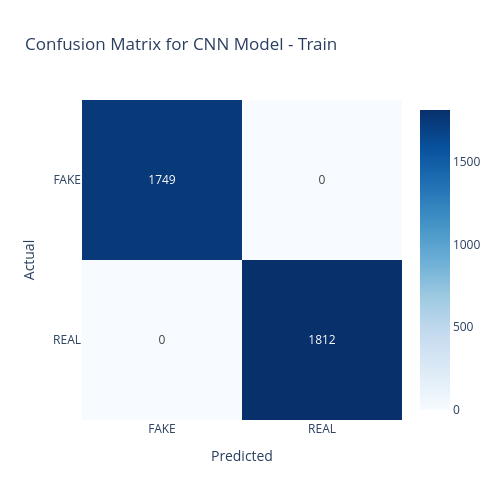
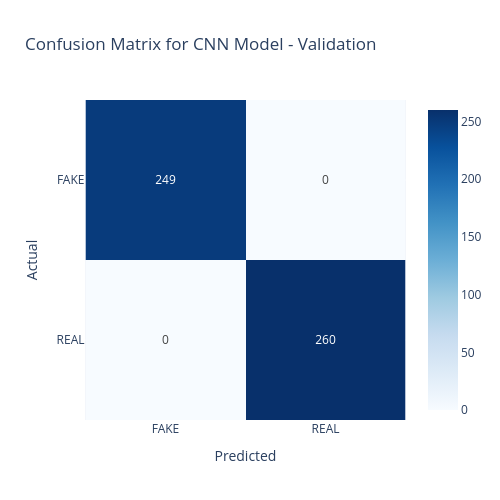
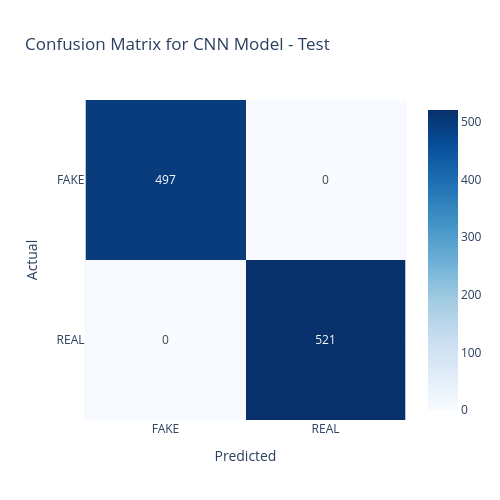

The notebook cell saved with these charts, in order:
### Markdown cell above
### CNN Model:

### Code cell
# Train Confusion Matrix
cm_cnn_train = confusion_matrix(
                        cnn_train_results["labels"],
                        cnn_train_results["preds"]
                    )

cnn_train_fig = px.imshow(
                        cm_cnn_train,
                        text_auto=True,
                        x=['FAKE', 'REAL'],      # fake = 0, real = 1
                        y=['FAKE', 'REAL'],
                        color_continuous_scale='Blues',
                        title='Confusion Matrix for CNN Model - Train'
                    )

cnn_train_fig.update_layout(
                        height=500, width=500,
                        xaxis_title='Predicted',
                        yaxis_title='Actual'
                    )
cnn_train_fig.show()
joblib.dump(cnn_train_fig, CHARTS_DIR / "confusion_matrix_real_fake_cnn_train.pkl")

# Validation Confusion Matrix
cm_cnn_val = confusion_matrix(
                        cnn_val_results["labels"],
                        cnn_val_results["preds"]
                    )

cnn_val_fig = px.imshow(
                        cm_cnn_val,
                        text_auto=True,
                        x=['FAKE', 'REAL'],      # fake = 0, real = 1
                        y=['FAKE', 'REAL'],
                        color_continuous_scale='Blues',
                        title='Confusion Matrix for CNN Model - Validation'
                    )

cnn_val_fig.update_layout(
                        height=500, width=500,
                        xaxis_title='Predicted',
                        yaxis_title='Actual'
                    )
cnn_val_fig.show()
joblib.dump(cnn_val_fig, CHARTS_DIR / "confusion_matrix_real_fake_cnn_val.pkl")

# Test Confusion Matrix
cm_cnn_test = confusion_matrix(
                        cnn_test_results["labels"],
                        cnn_test_results["preds"]
                    )

cnn_test_fig = px.imshow(
                        cm_cnn_test,
                        text_auto=True,
                        x=['FAKE', 'REAL'],      # fake = 0, real = 1
                        y=['FAKE', 'REAL'],
                        color_continuous_scale='Blues',
                        title='Confusion Matrix for CNN Model - Test'
                    )

cnn_test_fig.update_layout(
                        height=500, width=500,
                        xaxis_title='Predicted',
                        yaxis_title='Actual'
                    )
cnn_test_fig.show()
joblib.dump(cnn_test_fig, CHARTS_DIR / "confusion_matrix_real_fake_cnn_test.pkl")

### Figure 1 — Plotly figure (JSON) as saved in the notebook; plotly's stock layout.template omitted (floating-point values rounded to 4 significant figures)
{"data": [{"coloraxis": "coloraxis", "hovertemplate": "x: %{x}<br>y: %{y}<br>color: %{z}<extra></extra>", "name": "0", "texttemplate": "%{z}", "type": "heatmap", "x": ["FAKE", "REAL"], "xaxis": "x", "y": ["FAKE", "REAL"], "yaxis": "y", "z": [[1749, 0], [0, 1812]]}], "layout": {"coloraxis": {"autocolorscale": false, "colorscale": [[0, "rgb(247,251,255)"], [0.125, "rgb(222,235,247)"], [0.25, "rgb(198,219,239)"], [0.375, "rgb(158,202,225)"], [0.5, "rgb(107,174,214)"], [0.625, "rgb(66,146,198)"], [0.75, "rgb(33,113,181)"], [0.875, "rgb(8,81,156)"], [1, "rgb(8,48,107)"]]}, "height": 500, "title": {"text": "Confusion Matrix for CNN Model - Train"}, "width": 500, "xaxis": {"anchor": "y", "constrain": "domain", "domain": [0, 1], "scaleanchor": "y", "title": {"text": "Predicted"}}, "yaxis": {"anchor": "x", "autorange": "reversed", "constrain": "domain", "domain": [0, 1], "title": {"text": "Actual"}}}}

### Figure 2 — Plotly figure (JSON) as saved in the notebook; plotly's stock layout.template omitted (floating-point values rounded to 4 significant figures)
{"data": [{"coloraxis": "coloraxis", "hovertemplate": "x: %{x}<br>y: %{y}<br>color: %{z}<extra></extra>", "name": "0", "texttemplate": "%{z}", "type": "heatmap", "x": ["FAKE", "REAL"], "xaxis": "x", "y": ["FAKE", "REAL"], "yaxis": "y", "z": [[249, 0], [0, 260]]}], "layout": {"coloraxis": {"autocolorscale": false, "colorscale": [[0, "rgb(247,251,255)"], [0.125, "rgb(222,235,247)"], [0.25, "rgb(198,219,239)"], [0.375, "rgb(158,202,225)"], [0.5, "rgb(107,174,214)"], [0.625, "rgb(66,146,198)"], [0.75, "rgb(33,113,181)"], [0.875, "rgb(8,81,156)"], [1, "rgb(8,48,107)"]]}, "height": 500, "title": {"text": "Confusion Matrix for CNN Model - Validation"}, "width": 500, "xaxis": {"anchor": "y", "constrain": "domain", "domain": [0, 1], "scaleanchor": "y", "title": {"text": "Predicted"}}, "yaxis": {"anchor": "x", "autorange": "reversed", "constrain": "domain", "domain": [0, 1], "title": {"text": "Actual"}}}}

### Figure 3 — Plotly figure (JSON) as saved in the notebook; plotly's stock layout.template omitted (floating-point values rounded to 4 significant figures)
{"data": [{"coloraxis": "coloraxis", "hovertemplate": "x: %{x}<br>y: %{y}<br>color: %{z}<extra></extra>", "name": "0", "texttemplate": "%{z}", "type": "heatmap", "x": ["FAKE", "REAL"], "xaxis": "x", "y": ["FAKE", "REAL"], "yaxis": "y", "z": [[497, 0], [0, 521]]}], "layout": {"coloraxis": {"autocolorscale": false, "colorscale": [[0, "rgb(247,251,255)"], [0.125, "rgb(222,235,247)"], [0.25, "rgb(198,219,239)"], [0.375, "rgb(158,202,225)"], [0.5, "rgb(107,174,214)"], [0.625, "rgb(66,146,198)"], [0.75, "rgb(33,113,181)"], [0.875, "rgb(8,81,156)"], [1, "rgb(8,48,107)"]]}, "height": 500, "title": {"text": "Confusion Matrix for CNN Model - Test"}, "width": 500, "xaxis": {"anchor": "y", "constrain": "domain", "domain": [0, 1], "scaleanchor": "y", "title": {"text": "Predicted"}}, "yaxis": {"anchor": "x", "autorange": "reversed", "constrain": "domain", "domain": [0, 1], "title": {"text": "Actual"}}}}
